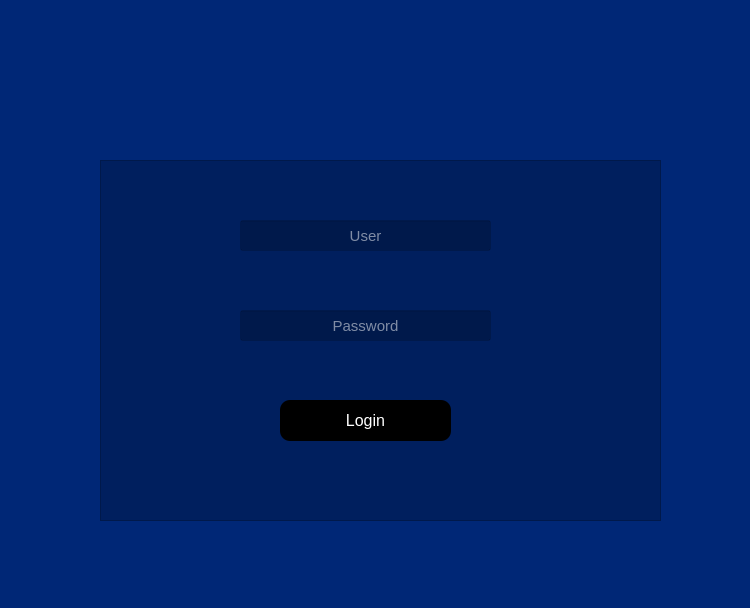
<?xml version="1.0" encoding="UTF-8"?>
<ui version="4.0">
 <class>login_ui</class>
 <widget class="QWidget" name="login_ui">
  <property name="geometry">
   <rect>
    <x>0</x>
    <y>0</y>
    <width>750</width>
    <height>608</height>
   </rect>
  </property>
  <property name="windowTitle">
   <string>Form</string>
  </property>
  <property name="styleSheet">
   <string notr="true">background-color: rgb(0, 39, 118);</string>
  </property>
  <widget class="QFrame" name="frame">
   <property name="geometry">
    <rect>
     <x>100</x>
     <y>160</y>
     <width>561</width>
     <height>361</height>
    </rect>
   </property>
   <property name="styleSheet">
    <string notr="true">background-color: rgba(0, 0, 0,0.2);</string>
   </property>
   <property name="frameShape">
    <enum>QFrame::StyledPanel</enum>
   </property>
   <property name="frameShadow">
    <enum>QFrame::Raised</enum>
   </property>
   <widget class="QLineEdit" name="txt_password">
    <property name="geometry">
     <rect>
      <x>140</x>
      <y>60</y>
      <width>251</width>
      <height>31</height>
     </rect>
    </property>
    <property name="font">
     <font>
      <pointsize>11</pointsize>
     </font>
    </property>
    <property name="styleSheet">
     <string notr="true">color: rgb(255, 255, 255);</string>
    </property>
    <property name="alignment">
     <set>Qt::AlignCenter</set>
    </property>
    <property name="placeholderText">
     <string>User</string>
    </property>
   </widget>
   <widget class="QPushButton" name="btn_login">
    <property name="geometry">
     <rect>
      <x>180</x>
      <y>240</y>
      <width>171</width>
      <height>41</height>
     </rect>
    </property>
    <property name="font">
     <font>
      <pointsize>12</pointsize>
     </font>
    </property>
    <property name="cursor">
     <cursorShape>PointingHandCursor</cursorShape>
    </property>
    <property name="styleSheet">
     <string notr="true">QPushButton{

	background-color: rgb(0, 0, 0);
	color: rgb(255, 255, 255);
	border-radius:10px
}

QPushButton:hover{
	
	background-color: rgb(255, 255, 255);
	
	color: rgb(0, 0, 0);
}</string>
    </property>
    <property name="text">
     <string>Login</string>
    </property>
   </widget>
   <widget class="QLineEdit" name="txt_user">
    <property name="geometry">
     <rect>
      <x>140</x>
      <y>150</y>
      <width>251</width>
      <height>31</height>
     </rect>
    </property>
    <property name="font">
     <font>
      <pointsize>11</pointsize>
     </font>
    </property>
    <property name="styleSheet">
     <string notr="true">color: rgb(255, 255, 255);</string>
    </property>
    <property name="echoMode">
     <enum>QLineEdit::Password</enum>
    </property>
    <property name="alignment">
     <set>Qt::AlignCenter</set>
    </property>
    <property name="placeholderText">
     <string>Password</string>
    </property>
   </widget>
  </widget>
  <widget class="QLabel" name="label">
   <property name="geometry">
    <rect>
     <x>270</x>
     <y>30</y>
     <width>191</width>
     <height>141</height>
    </rect>
   </property>
   <property name="text">
    <string/>
   </property>
   <property name="pixmap">
    <pixmap>../../../Downloads/icon_title.png</pixmap>
   </property>
   <property name="scaledContents">
    <bool>true</bool>
   </property>
  </widget>
  <zorder>label</zorder>
  <zorder>frame</zorder>
 </widget>
 <tabstops>
  <tabstop>txt_password</tabstop>
  <tabstop>txt_user</tabstop>
  <tabstop>btn_login</tabstop>
 </tabstops>
 <resources/>
 <connections/>
</ui>
